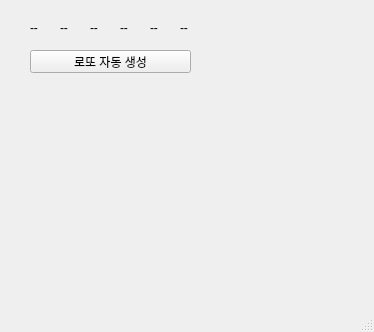
<?xml version="1.0" encoding="UTF-8"?>
<ui version="4.0">
 <class>MainWindow</class>
 <widget class="QMainWindow" name="MainWindow">
  <property name="geometry">
   <rect>
    <x>0</x>
    <y>0</y>
    <width>374</width>
    <height>332</height>
   </rect>
  </property>
  <property name="windowTitle">
   <string>MainWindow</string>
  </property>
  <widget class="QWidget" name="centralwidget">
   <widget class="QLabel" name="lbl1">
    <property name="geometry">
     <rect>
      <x>30</x>
      <y>20</y>
      <width>21</width>
      <height>16</height>
     </rect>
    </property>
    <property name="text">
     <string>--</string>
    </property>
   </widget>
   <widget class="QPushButton" name="pb">
    <property name="geometry">
     <rect>
      <x>30</x>
      <y>50</y>
      <width>161</width>
      <height>23</height>
     </rect>
    </property>
    <property name="text">
     <string>로또 자동 생성</string>
    </property>
   </widget>
   <widget class="QLabel" name="lbl2">
    <property name="geometry">
     <rect>
      <x>60</x>
      <y>20</y>
      <width>21</width>
      <height>16</height>
     </rect>
    </property>
    <property name="text">
     <string>--</string>
    </property>
   </widget>
   <widget class="QLabel" name="lbl3">
    <property name="geometry">
     <rect>
      <x>90</x>
      <y>20</y>
      <width>21</width>
      <height>16</height>
     </rect>
    </property>
    <property name="text">
     <string>--</string>
    </property>
   </widget>
   <widget class="QLabel" name="lbl4">
    <property name="geometry">
     <rect>
      <x>120</x>
      <y>20</y>
      <width>21</width>
      <height>16</height>
     </rect>
    </property>
    <property name="text">
     <string>--</string>
    </property>
   </widget>
   <widget class="QLabel" name="lbl5">
    <property name="geometry">
     <rect>
      <x>150</x>
      <y>20</y>
      <width>21</width>
      <height>16</height>
     </rect>
    </property>
    <property name="text">
     <string>--</string>
    </property>
   </widget>
   <widget class="QLabel" name="lbl6">
    <property name="geometry">
     <rect>
      <x>180</x>
      <y>20</y>
      <width>21</width>
      <height>16</height>
     </rect>
    </property>
    <property name="text">
     <string>--</string>
    </property>
   </widget>
  </widget>
  <widget class="QMenuBar" name="menubar">
   <property name="geometry">
    <rect>
     <x>0</x>
     <y>0</y>
     <width>374</width>
     <height>21</height>
    </rect>
   </property>
  </widget>
  <widget class="QStatusBar" name="statusbar"/>
 </widget>
 <resources/>
 <connections/>
</ui>
